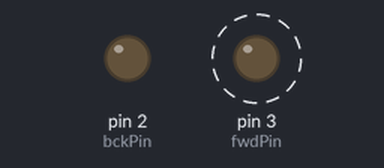
A sketch run on a simulated Arduino Uno, built with avr-gcc and run on an emulated ATmega328P. Shown: output pins drawn as LEDs (lit = HIGH). Dashed ring = blinking.

Above: at 0.15 s.
At 10.1 s:
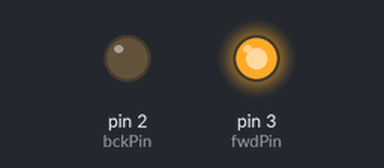
Timing chart, 0 to 10.4 s (numbered marks = the images above):
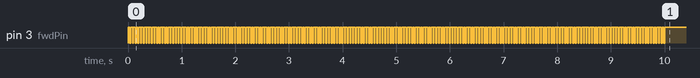

The sketch:

HBridgeTest.ino
```cpp
float dc=.7;
int hz=20;
float pwmtimer=millis();
int fwdPin=3;//10 for micro;
int bckPin=2;//9 for micro;

void setup() {
  // put your setup code here, to run once:
  pinMode(fwdPin,OUTPUT);
  pinMode(bckPin,OUTPUT);

}

void loop() {

  if (millis()>10000){dc=1;}

  if((millis()-pwmtimer)<(1000*abs(dc)/hz)){
    if(dc>0){
      digitalWrite(fwdPin,HIGH);
      digitalWrite(bckPin,LOW);
    }
    else if(dc<0){
      digitalWrite(fwdPin,LOW);
      digitalWrite(bckPin,HIGH);
    }
    else{
      digitalWrite(fwdPin,LOW);
      digitalWrite(bckPin,LOW);
    }
  }
  else if(millis()-pwmtimer<(1000*1/hz)){
    digitalWrite(fwdPin,LOW);
    digitalWrite(bckPin,LOW);
  }
  else{
    pwmtimer=millis();
  }


}
```

Measured:
- by itself, pin 3 (fwdPin): alternates HIGH for 0.03 s and LOW for 0.02 s, 401 changes in all, then stays HIGH
